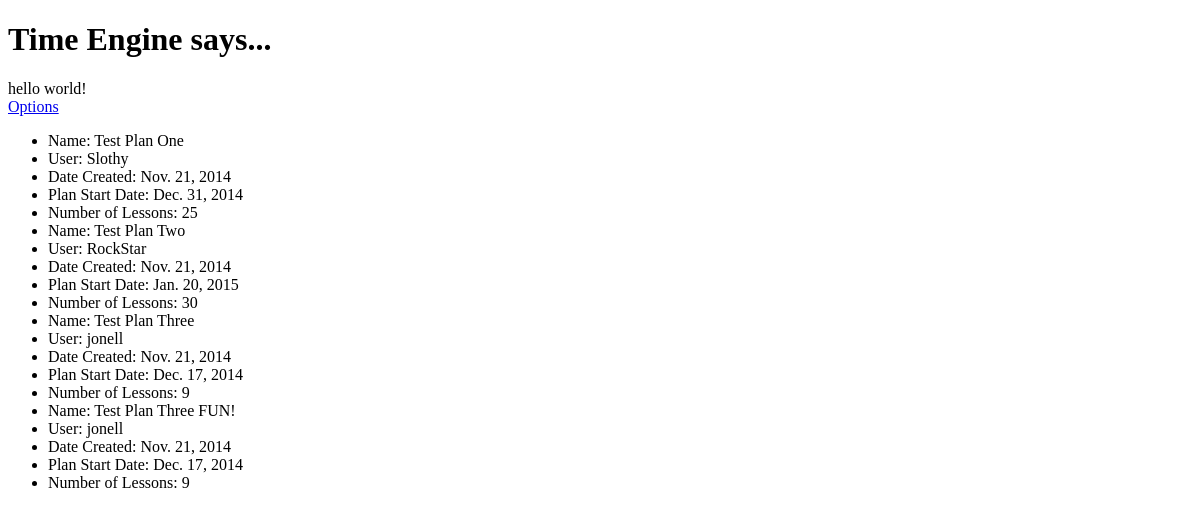
Before: /time_engine/ with the older database file.
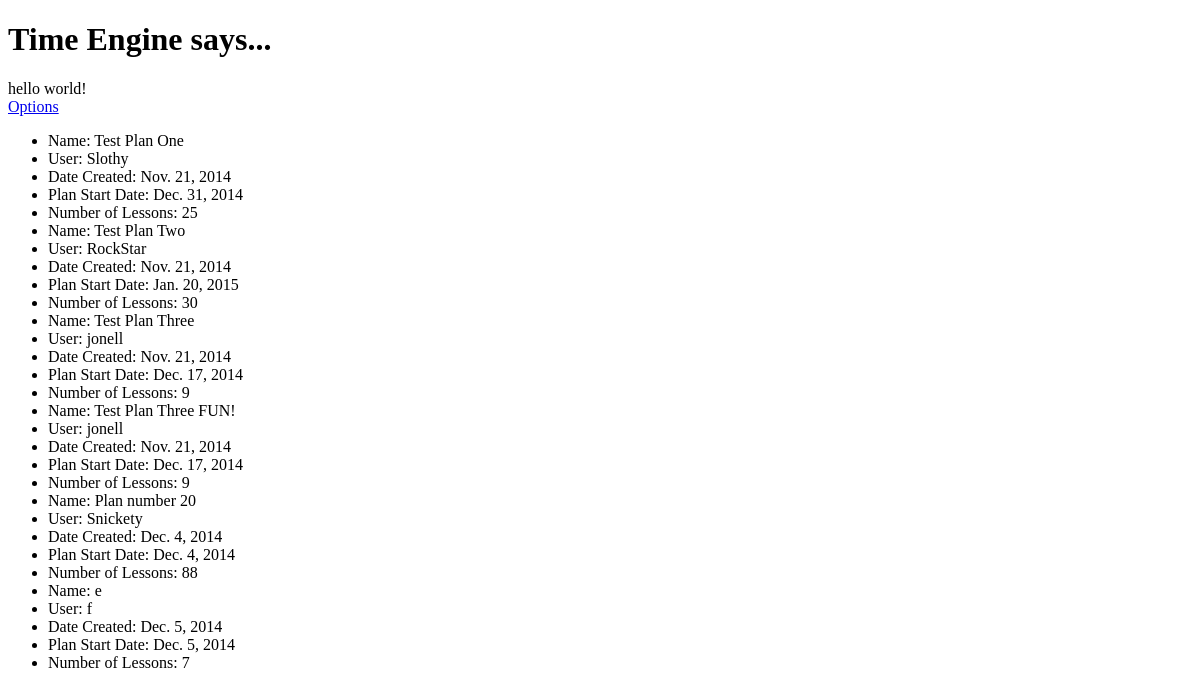
After: the same page with the newer database file.
### time_engine/models.py (models this page shows, shortened)
class Plan(models.Model):
    name = models.CharField(max_length=200)
    creation_date = models.DateField(auto_now_add=True)
    start_date = models.DateField()
    end_date = models.DateField(null=True, blank=True)
    user = models.ForeignKey(User)
    lesson_count = models.IntegerField(default=0)
    has_saturday = models.BooleanField(default=False)
    has_monday = models.BooleanField(default=False)
    has_tuesday = models.BooleanField(default=False)
    has_wednesday = models.BooleanField(default=False)
    has_thursday = models.BooleanField(default=False)
    has_friday = models.BooleanField(default=False)
    has_sunday = models.BooleanField(default=False)

### time_engine/views.py (the view)
def index(request):
    context = RequestContext(request)
    plan_list = Plan.objects.all()
    context_dict = {'allplans': plan_list}
    return render_to_response('time_engine/index.html', context_dict, context)

### templates/time_engine/index.html (shortened to what this page needs)
<!DOCTYPE html>
<html>
    <head>
    </head>
    <body>
        <h1>Time Engine says...</h1>
        hello world! <strong>{{ boldmessage }}</strong><br />
        <a href="/time_engine/options/">Options</a><br />
           {% if allplans %}
            <ul id="list">
                {% for plan in allplans %}
                    <li>Name: {{ plan.name }}</li>
                    <li>User: {{ plan.user }}</li>
                    <li>Date Created: {{ plan.creation_date }}</li>
                    <li>Plan Start Date: {{ plan.start_date }}</li>
                    <li>Number of Lessons: {{ plan.lesson_count }}</li>
                {% endfor %}
            </ul>
       {% else %}
            <strong>There are no Plans present.</strong>
       {% endif %}
    </body>
</html>

Changed rows visible on the page:
added Plan: name "Plan number 20", user "Snickety", creation_date "Dec. 4, 2014", start_date "Dec. 4, 2014", lesson_count "88"
added Plan: name "e", user "f", creation_date "Dec. 5, 2014", start_date "Dec. 5, 2014", lesson_count "7"
